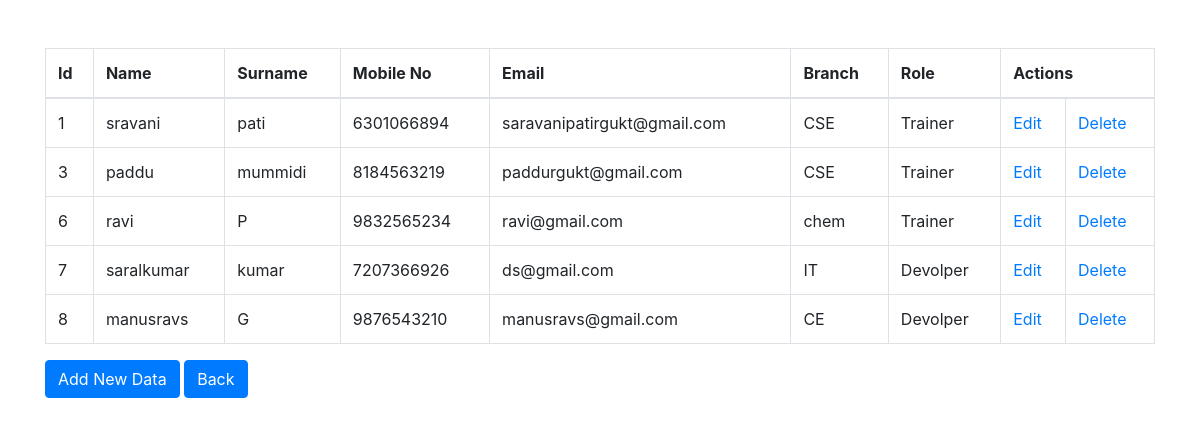
/show (signed in), run on the app's committed database.
### project_database.py (models this page shows)
class Register(Base):
    __tablename__='register'
    id=Column(Integer,primary_key=True)
    name=Column(String(100))
    surname=Column(String(100))
    mobile=Column(String(20)) #+91 is also included
    email=Column(String(50))
    branch=Column(String(10))
    role=Column(String(50))

### main.py (the view)
@app.route("/show")
@login_required
def showData():
        register=session.query(Register).all()  #register is user defined variable-Register class of the batabase table
        return render_template('show.html',reg=register)

### main.py (called while the page is built)
@login_manager.user_loader
def load_user(user_id):
	return session.query(User).get(int(user_id))

### templates/show.html (shortened to what this page needs)
<!DOCTYPE html>
<html lang="en">
<head>
  <link rel="stylesheet" href="https://maxcdn.bootstrapcdn.com/bootstrap/4.3.1/css/bootstrap.min.css">
</head>
<body>
<div class="container mt-5">
<table class="table table-bordered">
    <thead>
      <tr>
        <th>Id</th>
        <th>Name</th>
        <th>Surname</th>
        <th>Mobile No</th>
	 <th>Email</th>
	 <th>Branch</th>
	 <th>Role</th>
	 <th colspan="2">Actions</th>
      </tr>
    </thead>
    <tbody>
	{%for r in reg %}
      <tr>
        <td>{{r.id}}</td>
	<td>{{r.name}}</td>
	<td>{{r.surname}}</td>
	<td>{{r.mobile}}</td>
	<td>{{r.email}}</td>
	<td>{{r.branch}}</td>
	<td>{{r.role}}</td>
	<td><a href="{{url_for('editData',register_id=r.id)}}">Edit</a></td>
	<td><a href="{{url_for('deleteData',register_id=r.id)}}">Delete</a></td>
      </tr>
	{% endfor %}
    </tbody>
  </table>
</div>
<div class="container">
<div class="btn btn-primary">
<a href="{{url_for('addData')}}"><font color="white">Add New Data</font></a>
</div>
<div class="btn btn-primary">
<a href="{{url_for('index')}}"><font color="white">Back</font></a>
</div>
</div>
</body>
</html>

### data on the page
Register: id "1", name "sravani", surname "pati", mobile "6301066894", email "saravanipatirgukt@gmail.com", branch "CSE", role "Trainer"
Register: id "3", name "paddu", surname "mummidi", mobile "8184563219", email "paddurgukt@gmail.com", branch "CSE", role "Trainer"
Register: id "6", name "ravi", surname "P", mobile "9832565234", email "ravi@gmail.com", branch "chem", role "Trainer"
Register: id "7", name "saralkumar", surname "kumar", mobile "7207366926", email "ds@gmail.com", branch "IT", role "Devolper"
Register: id "8", name "manusravs", surname "G", mobile "9876543210", email "manusravs@gmail.com", branch "CE", role "Devolper"
